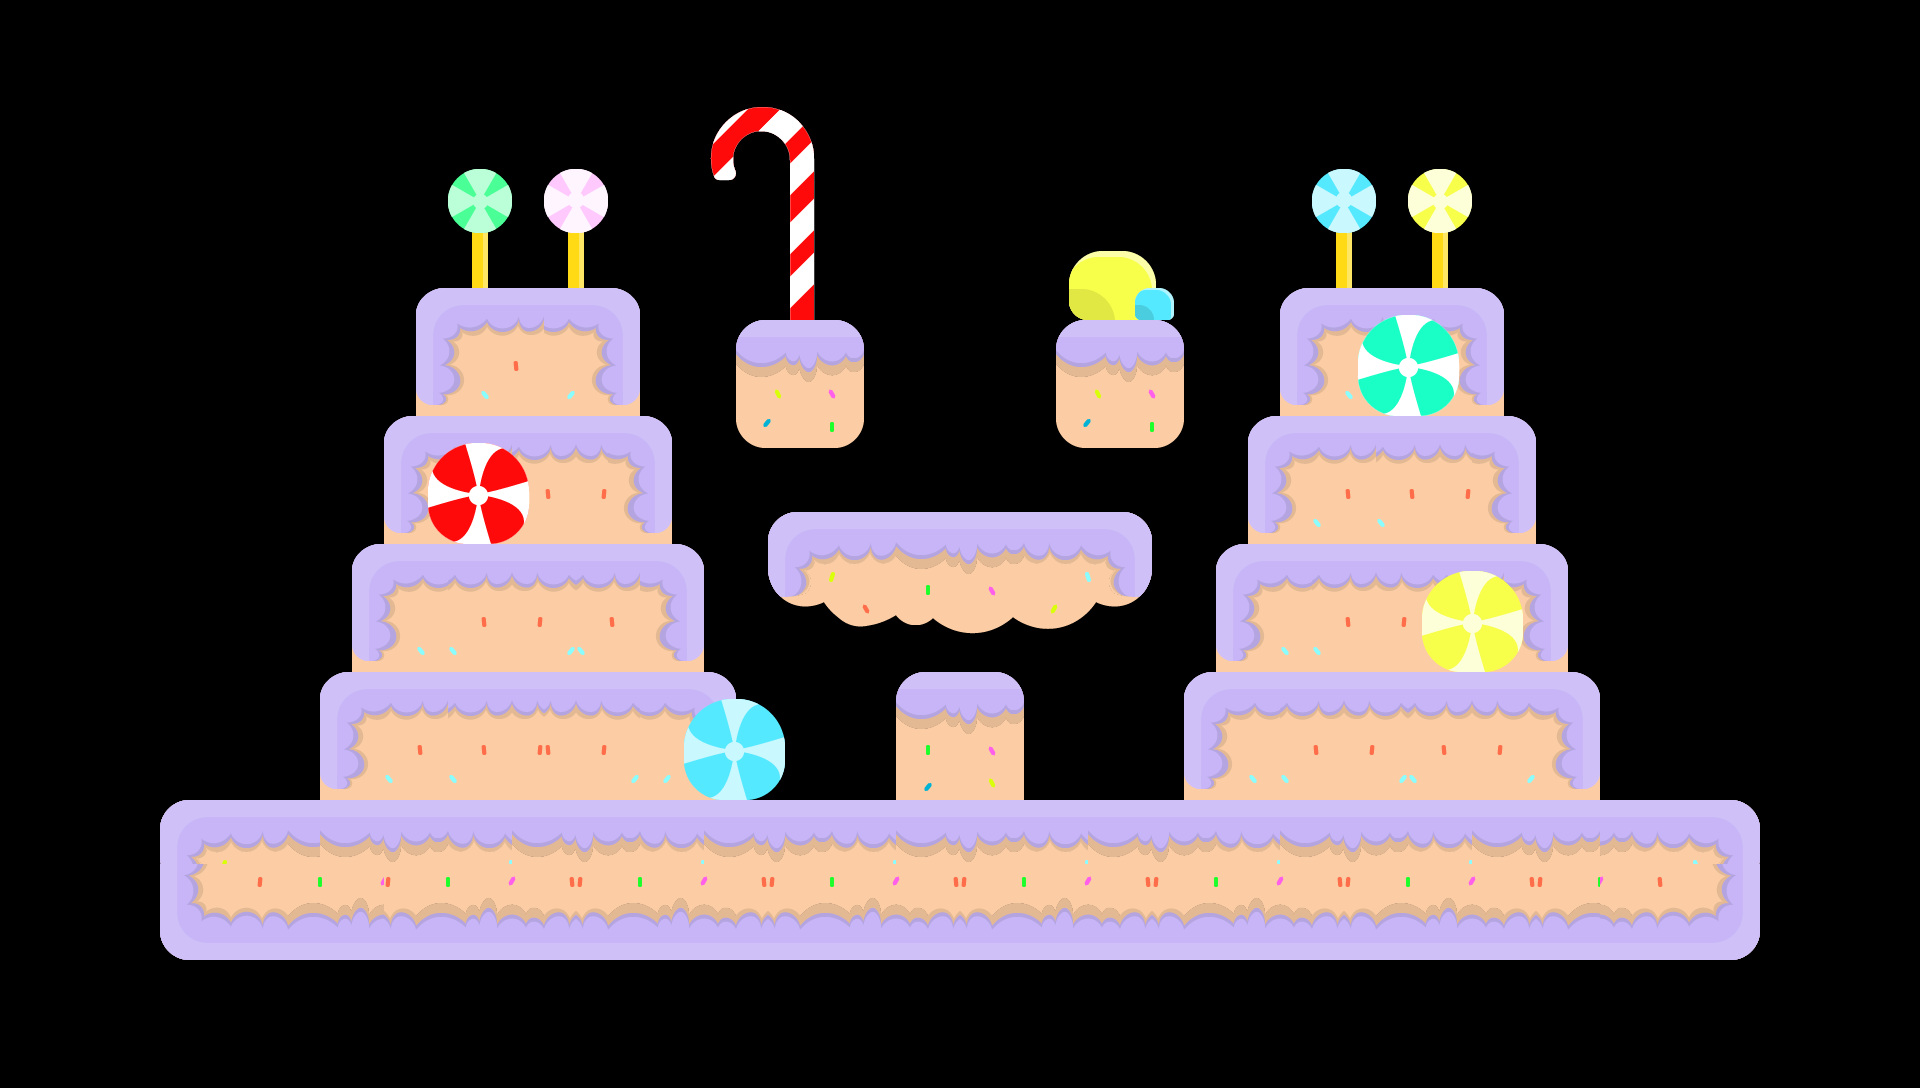

The image is a tile-based game level rendered from a .tmx file. Its description and source (layers, tilesets, objects; grid data summarised) follow:
An orthogonal 60x34 tile map with 32x32 px tiles, 2 tile layers (Tile Layer 1, Tile Layer 2) and 13 objects (12x oneWayPlatform, platform).

<map version="1.10" tiledversion="1.12.2" orientation="orthogonal" renderorder="right-down" width="60" height="34" tilewidth="32" tileheight="32" infinite="0" nextlayerid="5" nextobjectid="30">
 <tileset firstgid="1" name="Tiles &amp; Objects (128x128)-01" tilewidth="32" tileheight="32" tilecount="1408" columns="32">
  <image source="../../map6/Candy World/Candy World/Tiles &amp; Objects/Tiles &amp; Objects (128x128)-01.png" width="1024" height="1408" />
 </tileset>
 <layer id="1" name="Tile Layer 1" width="60" height="34">
  <data>[2040 cells, 698 non-empty, 180 distinct tile ids]</data>
 </layer>
 <layer id="2" name="Tile Layer 2" width="60" height="34">
  <data>[2040 cells, 104 non-empty, 104 distinct tile ids]</data>
 </layer>
 <objectgroup id="3" name="oneWayPlatform">
  <object id="18" type="oneWayPlatform" x="333" y="672" width="387" height="14" />
  <object id="19" type="oneWayPlatform" x="367" y="545" width="322" height="10" />
  <object id="20" type="oneWayPlatform" x="398" y="417" width="260" height="10" />
  <object id="21" type="oneWayPlatform" x="430" y="289" width="197" height="9" />
  <object id="22" type="oneWayPlatform" x="750" y="321" width="99" height="12" />
  <object id="23" type="oneWayPlatform" x="1070" y="323" width="103" height="9" />
  <object id="24" type="oneWayPlatform" x="1292" y="288" width="194" height="14" />
  <object id="25" type="oneWayPlatform" x="1261" y="416" width="259" height="8" />
  <object id="26" type="oneWayPlatform" x="1229" y="544" width="328" height="13" />
  <object id="27" type="oneWayPlatform" x="1200" y="673" width="385" height="10" />
  <object id="28" type="oneWayPlatform" x="907" y="672" width="101" height="12" />
  <object id="29" type="oneWayPlatform" x="780" y="511" width="356" height="16" />
 </objectgroup>
 <objectgroup id="4" name="platform">
  <object id="17" type="platform" x="174" y="800" width="1575" height="19" />
 </objectgroup>
</map>
